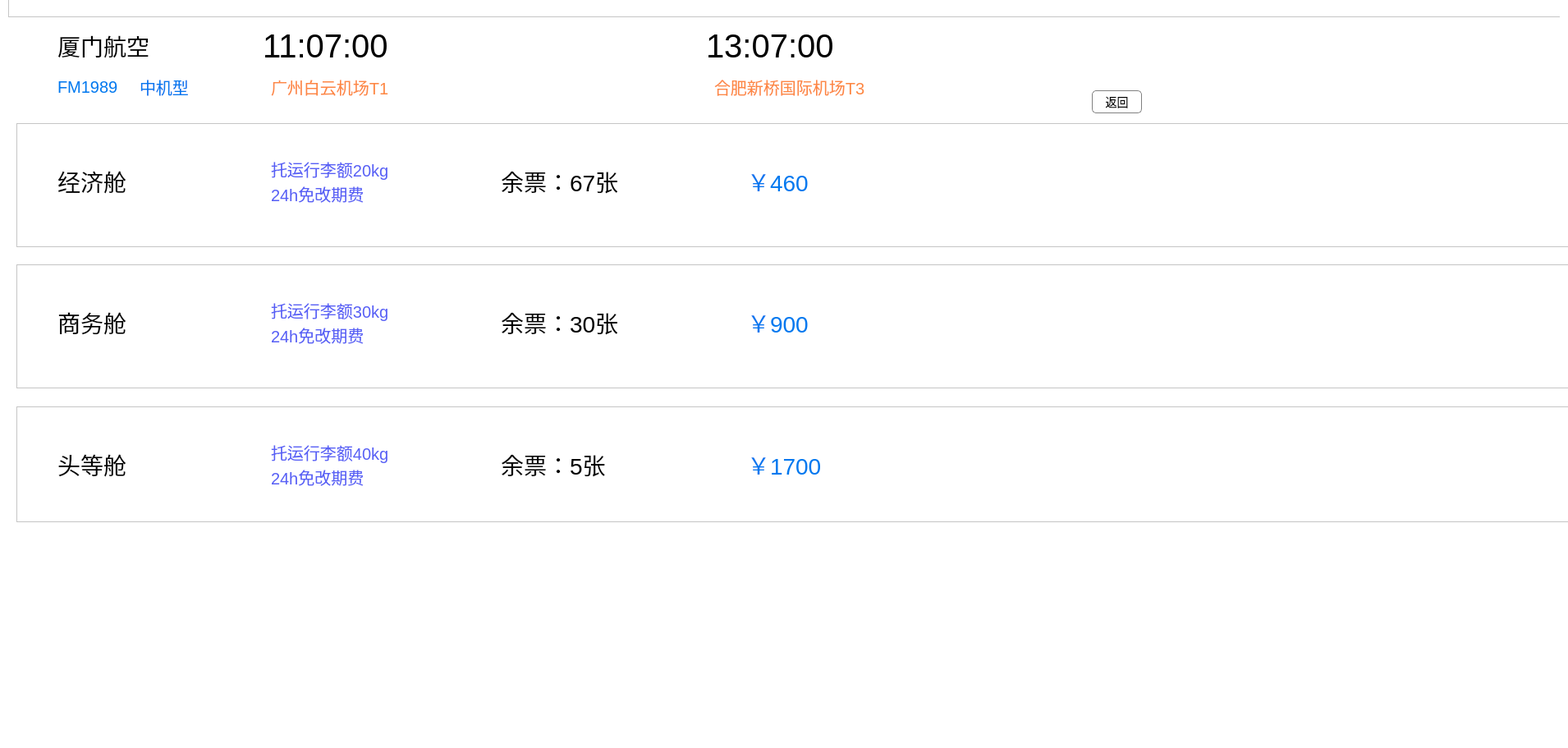
<?xml version="1.0" encoding="UTF-8"?>
<ui version="4.0">
 <class>buymenu</class>
 <widget class="QWidget" name="buymenu">
  <property name="geometry">
   <rect>
    <x>0</x>
    <y>0</y>
    <width>1910</width>
    <height>911</height>
   </rect>
  </property>
  <property name="sizePolicy">
   <sizepolicy hsizetype="Fixed" vsizetype="Fixed">
    <horstretch>0</horstretch>
    <verstretch>0</verstretch>
   </sizepolicy>
  </property>
  <property name="windowTitle">
   <string>Dialog</string>
  </property>
  <property name="styleSheet">
   <string notr="true">QWidget {
	background-color: #FFFFFF

}
Qpushbutton{
	color: lightblue;
}



</string>
  </property>
  <widget class="QWidget" name="layoutWidget">
   <property name="geometry">
    <rect>
     <x>20</x>
     <y>150</y>
     <width>1901</width>
     <height>511</height>
    </rect>
   </property>
   <layout class="QVBoxLayout" name="verticalLayout">
    <item>
     <widget class="QWidget" name="widget" native="true">
      <property name="styleSheet">
       <string notr="true"/>
      </property>
      <widget class="QLabel" name="leftTicket">
       <property name="geometry">
        <rect>
         <x>590</x>
         <y>50</y>
         <width>161</width>
         <height>41</height>
        </rect>
       </property>
       <property name="styleSheet">
        <string notr="true">QLabel {
    font-family: &quot;Microsoft YaHei&quot;;
    font-size: 28px;
    color:black;
	background-color: #FFFFFF

}
</string>
       </property>
       <property name="text">
        <string>余票：67张</string>
       </property>
      </widget>
      <widget class="QLabel" name="label">
       <property name="geometry">
        <rect>
         <x>310</x>
         <y>40</y>
         <width>151</width>
         <height>31</height>
        </rect>
       </property>
       <property name="styleSheet">
        <string notr="true">
QLabel {
    font-family: &quot;Microsoft YaHei&quot;;
    font-size: 20px;
    color:#575FF5;
	background-color: #FFFFFF
}</string>
       </property>
       <property name="text">
        <string>托运行李额20kg</string>
       </property>
      </widget>
      <widget class="QPushButton" name="buy">
       <property name="geometry">
        <rect>
         <x>1300</x>
         <y>50</y>
         <width>81</width>
         <height>41</height>
        </rect>
       </property>
       <property name="styleSheet">
        <string notr="true">
QPushButton {
    font-family: &quot;Microsoft YaHei&quot;;
    font-size: 28px;
    color: white;
    background: qlineargradient(x1:0, y1:0, x2:1, y2:0,
                  stop:0 #FDC245, stop:1 #FB9E23);
border-radius: 10px;

}
QPushButton:hover {
background-color:#FAC85C;
}</string>
       </property>
       <property name="text">
        <string>预定</string>
       </property>
      </widget>
      <widget class="QLabel" name="label_2">
       <property name="geometry">
        <rect>
         <x>310</x>
         <y>70</y>
         <width>151</width>
         <height>31</height>
        </rect>
       </property>
       <property name="styleSheet">
        <string notr="true">
QLabel {
    font-family: &quot;Microsoft YaHei&quot;;
    font-size: 20px;
    color:#575FF5;
	background-color: #FFFFFF
}</string>
       </property>
       <property name="text">
        <string>24h免改期费</string>
       </property>
      </widget>
      <widget class="QLabel" name="price">
       <property name="geometry">
        <rect>
         <x>890</x>
         <y>40</y>
         <width>151</width>
         <height>61</height>
        </rect>
       </property>
       <property name="styleSheet">
        <string notr="true">QLabel {
    font-family: &quot;Microsoft Yahei&quot;;
    font-size:28px;
    color:#0178EF;
	background-color: #FFFFFF

}</string>
       </property>
       <property name="text">
        <string>￥460</string>
       </property>
      </widget>
      <widget class="QLabel" name="model">
       <property name="geometry">
        <rect>
         <x>50</x>
         <y>50</y>
         <width>151</width>
         <height>41</height>
        </rect>
       </property>
       <property name="styleSheet">
        <string notr="true">QLabel {
    font-family: &quot;Microsoft YaHei&quot;;
    font-size: 28px;
    color:black;
	background-color: #FFFFFF

}
</string>
       </property>
       <property name="text">
        <string>经济舱</string>
       </property>
      </widget>
      <widget class="QListView" name="listView_2">
       <property name="geometry">
        <rect>
         <x>0</x>
         <y>0</y>
         <width>1900</width>
         <height>151</height>
        </rect>
       </property>
      </widget>
      <zorder>listView_2</zorder>
      <zorder>leftTicket</zorder>
      <zorder>label</zorder>
      <zorder>buy</zorder>
      <zorder>label_2</zorder>
      <zorder>price</zorder>
      <zorder>model</zorder>
     </widget>
    </item>
    <item>
     <widget class="QWidget" name="widget_3" native="true">
      <property name="styleSheet">
       <string notr="true"/>
      </property>
      <widget class="QLabel" name="leftTicket_bus">
       <property name="geometry">
        <rect>
         <x>590</x>
         <y>50</y>
         <width>161</width>
         <height>41</height>
        </rect>
       </property>
       <property name="styleSheet">
        <string notr="true">QLabel {
    font-family: &quot;Microsoft YaHei&quot;;
    font-size: 28px;
    color:black;
	background-color: #FFFFFF

}
</string>
       </property>
       <property name="text">
        <string>余票：30张</string>
       </property>
      </widget>
      <widget class="QLabel" name="label_7">
       <property name="geometry">
        <rect>
         <x>310</x>
         <y>40</y>
         <width>151</width>
         <height>31</height>
        </rect>
       </property>
       <property name="styleSheet">
        <string notr="true">
QLabel {
    font-family: &quot;Microsoft YaHei&quot;;
    font-size: 20px;
    color:#575FF5;
	background-color: #FFFFFF
}</string>
       </property>
       <property name="text">
        <string>托运行李额30kg</string>
       </property>
      </widget>
      <widget class="QPushButton" name="buy_bus">
       <property name="geometry">
        <rect>
         <x>1300</x>
         <y>50</y>
         <width>81</width>
         <height>41</height>
        </rect>
       </property>
       <property name="styleSheet">
        <string notr="true">
QPushButton {
    font-family: &quot;Microsoft YaHei&quot;;
    font-size: 28px;
    color: white;
    background: qlineargradient(x1:0, y1:0, x2:1, y2:0,
                  stop:0 #FDC245, stop:1 #FB9E23);
border-radius: 10px;

}
QPushButton:hover {
background-color:#FAC85C;
}</string>
       </property>
       <property name="text">
        <string>预定</string>
       </property>
      </widget>
      <widget class="QLabel" name="label_8">
       <property name="geometry">
        <rect>
         <x>310</x>
         <y>70</y>
         <width>151</width>
         <height>31</height>
        </rect>
       </property>
       <property name="styleSheet">
        <string notr="true">
QLabel {
    font-family: &quot;Microsoft YaHei&quot;;
    font-size: 20px;
    color:#575FF5;
	background-color: #FFFFFF
}</string>
       </property>
       <property name="text">
        <string>24h免改期费</string>
       </property>
      </widget>
      <widget class="QLabel" name="price_bus">
       <property name="geometry">
        <rect>
         <x>890</x>
         <y>40</y>
         <width>151</width>
         <height>61</height>
        </rect>
       </property>
       <property name="styleSheet">
        <string notr="true">QLabel {
    font-family: &quot;Microsoft Yahei&quot;;
    font-size:28px;
    color:#0178EF;
	background-color: #FFFFFF

}</string>
       </property>
       <property name="text">
        <string>￥900</string>
       </property>
      </widget>
      <widget class="QLabel" name="model_bus">
       <property name="geometry">
        <rect>
         <x>50</x>
         <y>50</y>
         <width>151</width>
         <height>41</height>
        </rect>
       </property>
       <property name="styleSheet">
        <string notr="true">QLabel {
    font-family: &quot;Microsoft YaHei&quot;;
    font-size: 28px;
    color:black;
	background-color: #FFFFFF

}
</string>
       </property>
       <property name="text">
        <string>商务舱</string>
       </property>
      </widget>
      <widget class="QListView" name="listView_3">
       <property name="geometry">
        <rect>
         <x>0</x>
         <y>0</y>
         <width>1900</width>
         <height>151</height>
        </rect>
       </property>
      </widget>
      <zorder>listView_3</zorder>
      <zorder>leftTicket_bus</zorder>
      <zorder>label_7</zorder>
      <zorder>buy_bus</zorder>
      <zorder>label_8</zorder>
      <zorder>price_bus</zorder>
      <zorder>model_bus</zorder>
     </widget>
    </item>
    <item>
     <widget class="QWidget" name="widget_4" native="true">
      <property name="styleSheet">
       <string notr="true"/>
      </property>
      <widget class="QLabel" name="leftTicket_head">
       <property name="geometry">
        <rect>
         <x>590</x>
         <y>50</y>
         <width>171</width>
         <height>41</height>
        </rect>
       </property>
       <property name="styleSheet">
        <string notr="true">QLabel {
    font-family: &quot;Microsoft YaHei&quot;;
    font-size: 28px;
    color:black;
	background-color: #FFFFFF

}
</string>
       </property>
       <property name="text">
        <string>余票：5张</string>
       </property>
      </widget>
      <widget class="QLabel" name="label_9">
       <property name="geometry">
        <rect>
         <x>310</x>
         <y>40</y>
         <width>151</width>
         <height>31</height>
        </rect>
       </property>
       <property name="styleSheet">
        <string notr="true">
QLabel {
    font-family: &quot;Microsoft YaHei&quot;;
    font-size: 20px;
    color:#575FF5;
	background-color: #FFFFFF
}</string>
       </property>
       <property name="text">
        <string>托运行李额40kg</string>
       </property>
      </widget>
      <widget class="QPushButton" name="buy_head">
       <property name="geometry">
        <rect>
         <x>1300</x>
         <y>50</y>
         <width>81</width>
         <height>41</height>
        </rect>
       </property>
       <property name="styleSheet">
        <string notr="true">
QPushButton {
    font-family: &quot;Microsoft YaHei&quot;;
    font-size: 28px;
    color: white;
    background: qlineargradient(x1:0, y1:0, x2:1, y2:0,
                  stop:0 #FDC245, stop:1 #FB9E23);
border-radius: 10px;

}
QPushButton:hover {
background-color:#FAC85C;
}</string>
       </property>
       <property name="text">
        <string>预定</string>
       </property>
      </widget>
      <widget class="QLabel" name="label_10">
       <property name="geometry">
        <rect>
         <x>310</x>
         <y>70</y>
         <width>151</width>
         <height>31</height>
        </rect>
       </property>
       <property name="styleSheet">
        <string notr="true">
QLabel {
    font-family: &quot;Microsoft YaHei&quot;;
    font-size: 20px;
    color:#575FF5;
	background-color: #FFFFFF
}</string>
       </property>
       <property name="text">
        <string>24h免改期费</string>
       </property>
      </widget>
      <widget class="QLabel" name="price_head">
       <property name="geometry">
        <rect>
         <x>890</x>
         <y>40</y>
         <width>151</width>
         <height>61</height>
        </rect>
       </property>
       <property name="styleSheet">
        <string notr="true">QLabel {
    font-family: &quot;Microsoft Yahei&quot;;
    font-size:28px;
    color:#0178EF;
	background-color: #FFFFFF

}</string>
       </property>
       <property name="text">
        <string>￥1700</string>
       </property>
      </widget>
      <widget class="QListView" name="listView_4">
       <property name="geometry">
        <rect>
         <x>0</x>
         <y>0</y>
         <width>1900</width>
         <height>141</height>
        </rect>
       </property>
      </widget>
      <widget class="QLabel" name="model_head">
       <property name="geometry">
        <rect>
         <x>50</x>
         <y>50</y>
         <width>141</width>
         <height>41</height>
        </rect>
       </property>
       <property name="styleSheet">
        <string notr="true">QLabel {
    font-family: &quot;Microsoft YaHei&quot;;
    font-size: 28px;
    color:black;
	background-color: #FFFFFF

}
</string>
       </property>
       <property name="text">
        <string>头等舱</string>
       </property>
      </widget>
      <zorder>listView_4</zorder>
      <zorder>leftTicket_head</zorder>
      <zorder>label_9</zorder>
      <zorder>buy_head</zorder>
      <zorder>label_10</zorder>
      <zorder>price_head</zorder>
      <zorder>model_head</zorder>
     </widget>
    </item>
   </layout>
  </widget>
  <widget class="QWidget" name="widget_2" native="true">
   <property name="geometry">
    <rect>
     <x>0</x>
     <y>0</y>
     <width>1900</width>
     <height>150</height>
    </rect>
   </property>
   <widget class="QLabel" name="numberEdit">
    <property name="geometry">
     <rect>
      <x>70</x>
      <y>90</y>
      <width>101</width>
      <height>31</height>
     </rect>
    </property>
    <property name="styleSheet">
     <string notr="true">

QLabel {
    font-family: &quot;Microsoft YaHei&quot;;
    font-size: 20px;
    color:#0178EF;
	background-color: #FFFFFF

}
</string>
    </property>
    <property name="text">
     <string>FM1989</string>
    </property>
   </widget>
   <widget class="QPushButton" name="pushButton">
    <property name="geometry">
     <rect>
      <x>610</x>
      <y>60</y>
      <width>141</width>
      <height>51</height>
     </rect>
    </property>
    <property name="styleSheet">
     <string notr="true">QPushButton {
    border-radius: 20px; /* 圆形 */
    border-image: url(:/new/prefix1/images/row.jpg);
    width: 50px; /* 设置按钮宽度 */
    height: 50px; /* 设置按钮高度 */
	color:black;
}
</string>
    </property>
    <property name="text">
     <string/>
    </property>
   </widget>
   <widget class="QLabel" name="departTime">
    <property name="geometry">
     <rect>
      <x>320</x>
      <y>30</y>
      <width>161</width>
      <height>51</height>
     </rect>
    </property>
    <property name="styleSheet">
     <string notr="true">QLabel {
    font-family: &quot;Microsoft Yahei&quot;;
    font-size: 40px;
    color:black;
	background-color: #FFFFFF

}</string>
    </property>
    <property name="text">
     <string>11:07:00</string>
    </property>
   </widget>
   <widget class="QLabel" name="departAir">
    <property name="geometry">
     <rect>
      <x>330</x>
      <y>90</y>
      <width>211</width>
      <height>31</height>
     </rect>
    </property>
    <property name="styleSheet">
     <string notr="true">QLabel {
    font-family: &quot;Microsoft Yahei&quot;;
    font-size: 20px;
    color:#FD8743;
	background-color: #FFFFFF

}</string>
    </property>
    <property name="text">
     <string>广州白云机场T1</string>
    </property>
   </widget>
   <widget class="QLabel" name="modelEdit">
    <property name="geometry">
     <rect>
      <x>170</x>
      <y>90</y>
      <width>91</width>
      <height>31</height>
     </rect>
    </property>
    <property name="styleSheet">
     <string notr="true">QLabel {
    font-family: &quot;Microsoft YaHei&quot;;
    font-size: 20px;
    color:#0178EF;
	background-color: #FFFFFF

}</string>
    </property>
    <property name="text">
     <string>中机型</string>
    </property>
   </widget>
   <widget class="QLabel" name="arrivalTime">
    <property name="geometry">
     <rect>
      <x>860</x>
      <y>30</y>
      <width>161</width>
      <height>51</height>
     </rect>
    </property>
    <property name="styleSheet">
     <string notr="true">QLabel {
    font-family: &quot;Microsoft Yahei&quot;;
    font-size: 40px;
    color:black;
	background-color: #FFFFFF

}</string>
    </property>
    <property name="text">
     <string>13:07:00</string>
    </property>
   </widget>
   <widget class="QLabel" name="companyEdit">
    <property name="geometry">
     <rect>
      <x>70</x>
      <y>40</y>
      <width>171</width>
      <height>31</height>
     </rect>
    </property>
    <property name="styleSheet">
     <string notr="true">QLabel {
    font-family: &quot;Microsoft YaHei&quot;;
    font-size: 28px;
    color:black;
	background-color: #FFFFFF

}
</string>
    </property>
    <property name="text">
     <string>厦门航空</string>
    </property>
   </widget>
   <widget class="QLabel" name="arrivalAir">
    <property name="geometry">
     <rect>
      <x>870</x>
      <y>90</y>
      <width>291</width>
      <height>31</height>
     </rect>
    </property>
    <property name="styleSheet">
     <string notr="true">QLabel {
    font-family: &quot;Microsoft Yahei&quot;;
    font-size: 20px;
    color:#FD8743;
	background-color: #FFFFFF

}</string>
    </property>
    <property name="text">
     <string>合肥新桥国际机场T3</string>
    </property>
   </widget>
   <widget class="QPushButton" name="pushButton_2">
    <property name="geometry">
     <rect>
      <x>1330</x>
      <y>110</y>
      <width>61</width>
      <height>28</height>
     </rect>
    </property>
    <property name="styleSheet">
     <string notr="true">QPushButton{
	font-family: &quot;Microsoft YaHei&quot;;
    background-color: rgba(255, 255, 255, 0.5); /* 半透明背景 */
    border: 1px solid gray; /* 边框 */
    border-radius: 5px; /* 圆角 */
    width: 30px; /* 统一宽度 */
    height: 30px; /* 统一高度 */
    font-size: 14px; /* 文字大小 */
    color: black; /* 字体颜色 */
}

</string>
    </property>
    <property name="text">
     <string>返回</string>
    </property>
   </widget>
   <widget class="QListView" name="listView">
    <property name="geometry">
     <rect>
      <x>10</x>
      <y>-110</y>
      <width>1910</width>
      <height>131</height>
     </rect>
    </property>
    <property name="styleSheet">
     <string notr="true"/>
    </property>
   </widget>
  </widget>
  <zorder>widget_2</zorder>
  <zorder>layoutWidget</zorder>
 </widget>
 <resources/>
 <connections/>
</ui>
